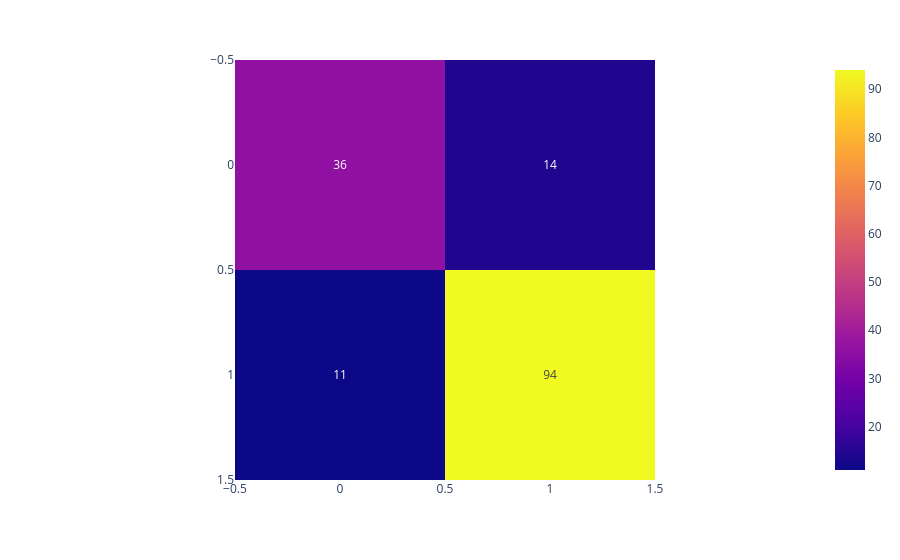

The cell this chart's notebook holds for it:
### Code cell
confusion_matrix_plot(model, X_test, y_test)

### Figure 1 — Plotly figure (JSON) as saved in the notebook; plotly's stock layout.template omitted (floating-point values rounded to 4 significant figures)
{"data": [{"coloraxis": "coloraxis", "hovertemplate": "x: %{x}<br>y: %{y}<br>color: %{z}<extra></extra>", "name": "0", "texttemplate": "%{z}", "type": "heatmap", "xaxis": "x", "yaxis": "y", "z": [[36, 14], [11, 94]]}], "layout": {"coloraxis": {"colorscale": [[0, "#0d0887"], [0.1111, "#46039f"], [0.2222, "#7201a8"], [0.3333, "#9c179e"], [0.4444, "#bd3786"], [0.5556, "#d8576b"], [0.6667, "#ed7953"], [0.7778, "#fb9f3a"], [0.8889, "#fdca26"], [1, "#f0f921"]]}, "margin": {"t": 60}, "xaxis": {"anchor": "y", "constrain": "domain", "domain": [0, 1], "scaleanchor": "y"}, "yaxis": {"anchor": "x", "autorange": "reversed", "constrain": "domain", "domain": [0, 1]}}}
